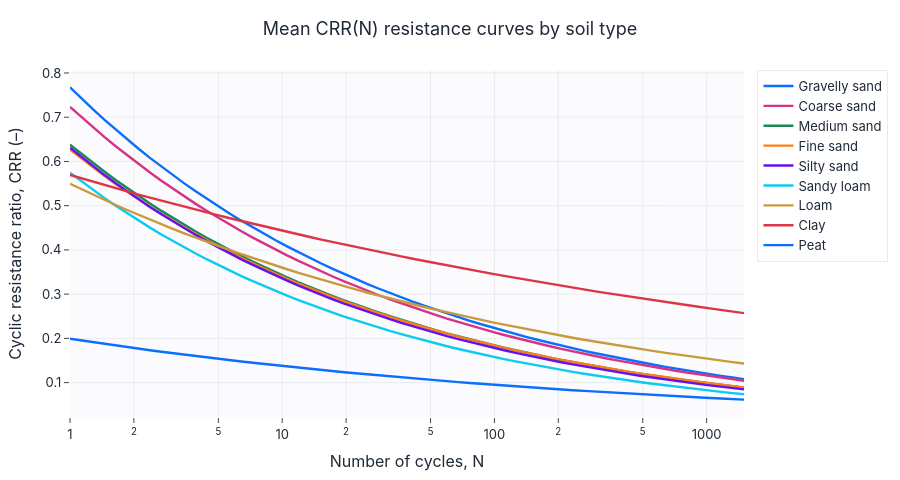

The cell this chart's notebook holds for it:
### Markdown cell above
## Кривые CRR(N) по типам грунта

Средняя кривая сопротивления для каждого типа грунта на горизонте до 1500 циклов.

### Code cell
N = np.logspace(0, np.log10(1500.0), 60)
series = []
for s in soil_present:
    m = meta["soil_type"].to_numpy() == s
    a = float(meta.loc[m, "crr_alpha"].mean()); b = float(meta.loc[m, "crr_betta"].mean())
    series.append({"x": N, "y": b / N ** (1.0 - a), "name": SOIL_DISPLAY_NAMES_EN[s]})
lines(series, title="Mean CRR(N) resistance curves by soil type",
      xlabel="Number of cycles, N", ylabel="Cyclic resistance ratio, CRR (–)", logx=True,
      save=SAVE_FIGS, fig_id="1_3_crr_curves_by_soil").show()
